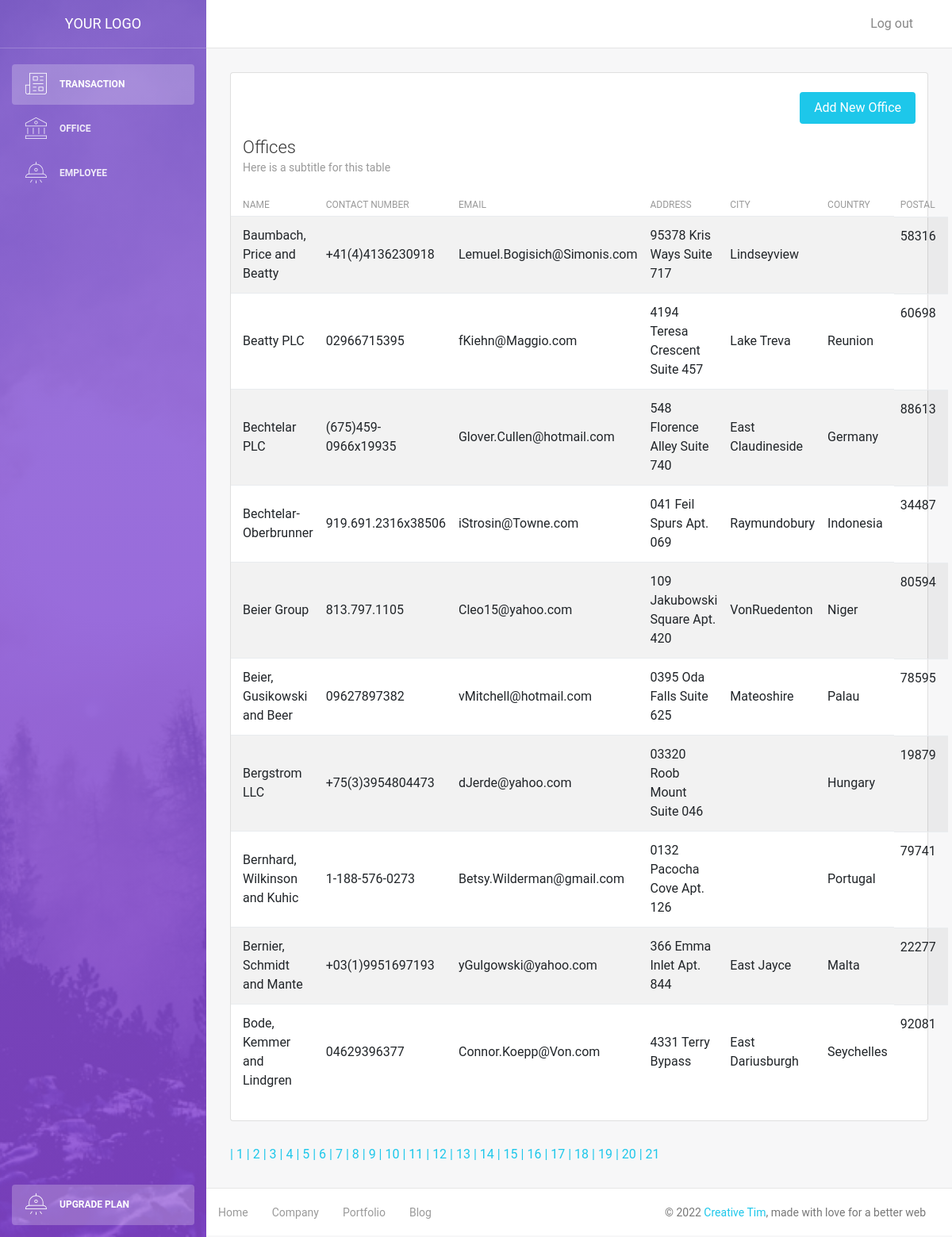
The page /office.php?page=2 on the database its author committed.
### tables this page shows
CREATE TABLE `office` (
  `id` int(11) NOT NULL,
  `name` varchar(45) NOT NULL,
  `contactnum` varchar(45) DEFAULT NULL,
  `email` varchar(45) DEFAULT NULL,
  `address` varchar(45) DEFAULT NULL,
  `city` varchar(45) DEFAULT NULL,
  `country` varchar(45) DEFAULT NULL,
  `postal` int(11) DEFAULT NULL
);

### office.php (the view, shortened to what this page needs)
<!DOCTYPE html>
<html lang="en">
<head>
    <link rel="stylesheet" href="https://maxcdn.bootstrapcdn.com/font-awesome/latest/css/font-awesome.min.css" />
    <link href="assets/css/bootstrap.min.css" rel="stylesheet" />
    <link href="assets/css/light-bootstrap-dashboard.css?v=2.0.0 " rel="stylesheet" />
    <link href="assets/css/demo.css" rel="stylesheet" />
</head>
<body>
    <?php
        require('config/db.php');
        $results_per_page = 10;
        $query = "SELECT * FROM office";
        $result = mysqli_query($conn, $query);
        $number_of_result = mysqli_num_rows($result);
        $number_of_page = ceil($number_of_result / $results_per_page);
        if(!isset($_GET['page'])){
            $page = 1;
        }else{
            $page = $_GET['page'];
        }
        $page_first_result = ($page-1) * $results_per_page;
        $query = 'SELECT * FROM office ORDER BY name LIMIT '. $page_first_result .',' . $results_per_page . '';
        $result = mysqli_query($conn, $query);
        $offices = mysqli_fetch_all($result, MYSQLI_ASSOC);
    ?>
    <div class="wrapper">
        <div class="sidebar" data-image="assets/img/sidebar-5.jpg">
            <div class="sidebar-wrapper">
            <?php include('includes/sidebar.php'); ?>
            </div>
        </div>
        <div class="main-panel">
            <?php include('includes/navbar.php');?>
            <div class="content">
                <div class="container-fluid">
                    <div class="row">
                        <div class="col-md-12">
                                <div class="card strpied-tabled-with-hover">
                                    <br/>
                                    <div class="col-md-12">
                                        <a href="office-add.php">
                                            <button type="submit" class="btn btn-info btn-fill pull-right">Add New Office</button>
                                        </a>
                                    </div>
                                    <div class="card-header ">
                                        <h4 class="card-title">Offices</h4>
                                        <p class="card-category">Here is a subtitle for this table</p>
                                    </div>
                                    <div class="card-body table-full-width table-responsive">
                                        <table class="table table-hover table-striped">
                                            <thead>
                                                <th>Name</th>
                                                <th>Contact Number</th>
                                                <th>Email</th>
                                                <th>Address</th>
                                                <th>City</th>
                                                <th>Country</th>
                                                <th>Postal</th>
                                            </thead>
                                            <tbody>
                                                <?php foreach($offices as $offices) : ?>
                                                <tr>
                                                    <td><?php echo $offices['name']; ?></td>
                                                    <td><?php echo $offices['contactnum']; ?></td>
                                                    <td><?php echo $offices['email']; ?></td>
                                                    <td><?php echo $offices['address']; ?></td>
                                                    <td><?php echo $offices['city']; ?></td>
                                                    <td><?php echo $offices['country']; ?></td>
                                                    <td><?php echo $offices['postal']; ?></td>
                                                </tr>
                                                <?php endforeach ?>
                                            </tbody>
                                        </table>
                                    </div>
                                </div>
                            </div>
                    </div>
                    <?php
                        for($page=1; $page <= $number_of_page; $page++){
                            echo '<a href = "office.php?page='. $page .'"> | ' . $page . '</a>';
                        }
                    ?>
                </div>
            </div>
            <footer class="footer">
                <div class="container-fluid">
                    <nav>
                        <ul class="footer-menu">
                            <li>
                                <a href="#">
                                    Home
                                </a>
                            </li>
                            <li>
                                <a href="#">
                                    Company
                                </a>
                            </li>
                            <li>
                                <a href="#">
                                    Portfolio
                                </a>
                            </li>
                            <li>
                                <a href="#">
                                    Blog
                                </a>
                            </li>
                        </ul>
                        <p class="copyright text-center">
                            ©
                            <a href="http://www.creative-tim.com">Creative Tim</a>, made with love for a better web
                        </p>
                    </nav>
                </div>
            </footer>
        </div>
    </div>
</body>
</html>

### rows shown on the page
office: name "Baumbach, Price and Beatty", contactnum "+41(4)4136230918", email "Lemuel.Bogisich@Simonis.com", address "95378 Kris Ways Suite 717", city "Lindseyview", postal "58316"
office: name "Beatty PLC", contactnum "02966715395", email "fKiehn@Maggio.com", address "4194 Teresa Crescent Suite 457", city "Lake Treva", country "Reunion", postal "60698"
office: name "Bechtelar PLC", contactnum "(675)459-0966x19935", email "Glover.Cullen@hotmail.com", address "548 Florence Alley Suite 740", city "East Claudineside", country "Germany", postal "88613"
office: name "Bechtelar-Oberbrunner", contactnum "919.691.2316x38506", email "iStrosin@Towne.com", address "041 Feil Spurs Apt. 069", city "Raymundobury", country "Indonesia", postal "34487"
office: name "Beier Group", contactnum "813.797.1105", email "Cleo15@yahoo.com", address "109 Jakubowski Square Apt. 420", city "VonRuedenton", country "Niger", postal "80594"
office: name "Beier, Gusikowski and Beer", contactnum "09627897382", email "vMitchell@hotmail.com", address "0395 Oda Falls Suite 625", city "Mateoshire", country "Palau", postal "78595"
office: name "Bergstrom LLC", contactnum "+75(3)3954804473", email "dJerde@yahoo.com", address "03320 Roob Mount Suite 046", country "Hungary", postal "19879"
office: name "Bernhard, Wilkinson and Kuhic", contactnum "1-188-576-0273", email "Betsy.Wilderman@gmail.com", address "0132 Pacocha Cove Apt. 126", country "Portugal", postal "79741"
office: name "Bernier, Schmidt and Mante", contactnum "+03(1)9951697193", email "yGulgowski@yahoo.com", address "366 Emma Inlet Apt. 844", city "East Jayce", country "Malta", postal "22277"
office: name "Bode, Kemmer and Lindgren", contactnum "04629396377", email "Connor.Koepp@Von.com", address "4331 Terry Bypass", city "East Dariusburgh", country "Seychelles", postal "92081"
